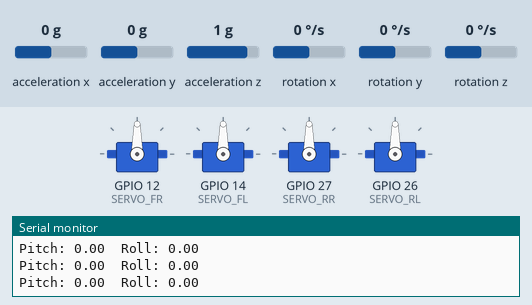
This sketch was run on a simulated ESP32. Shown: 4 × servo, the last lines printed to the serial monitor. The test bench sets the inputs (shaded band); at power-on: acceleration x 0 g, acceleration y 0 g, acceleration z 1 g, rotation x 0 °/s, rotation y 0 °/s, rotation z 0 °/s.

Above: at 4.2 s.
4.3 s: acceleration x set to -1.4 g
At 5.1 s:
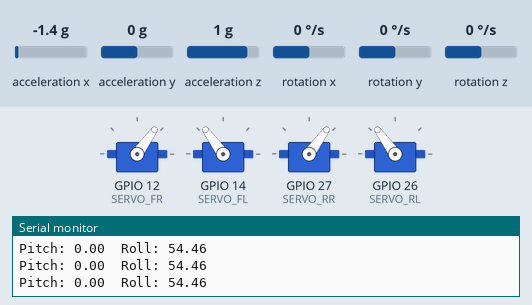
5.8 s: acceleration y set to -1.4 g
At 6.5 s:
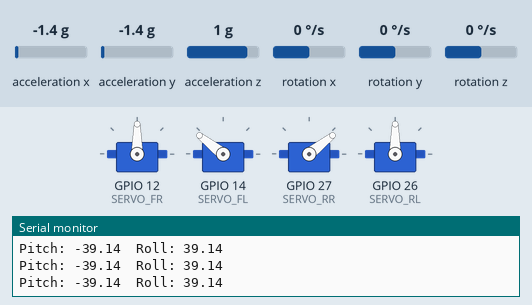
7.3 s: acceleration z set to -1.4 g
At 7.9 s:
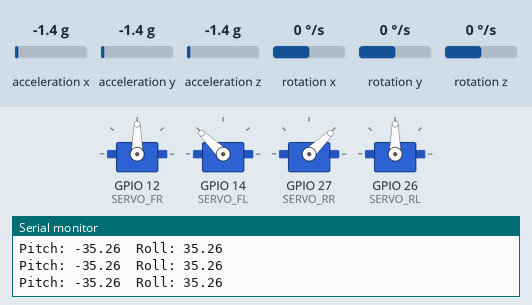
8.8 s: acceleration x set to -0.8 g
At 9.3 s:
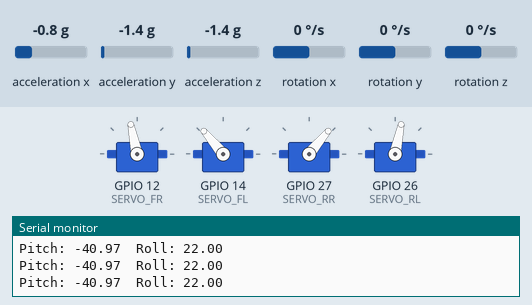
10.3 s: acceleration y set to 0 g
At 10.7 s:
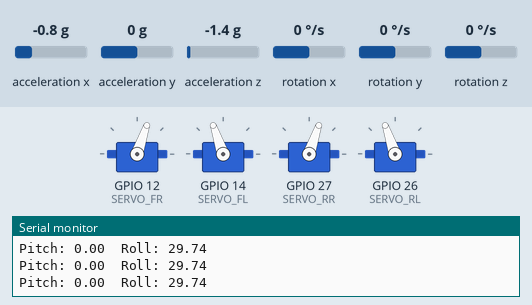
11.8 s: acceleration z set to -0.8 g
At 12.1 s:
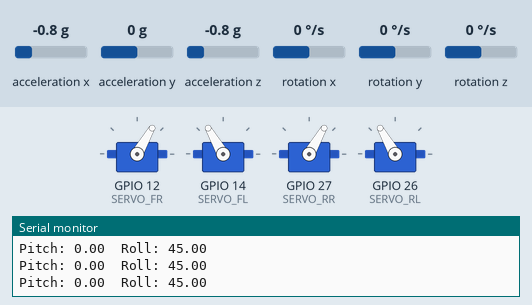
Timing chart, 0 to 14.3 s (numbered marks = the images above; inputs shaded):
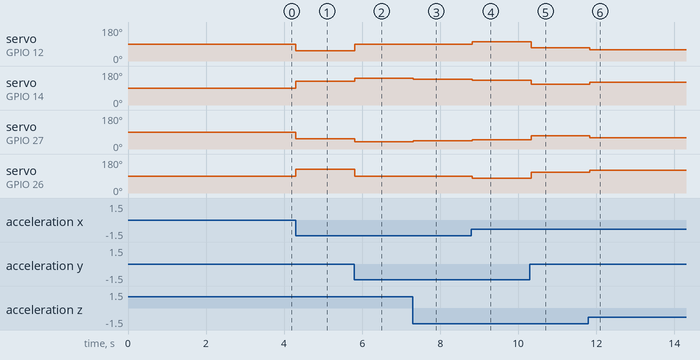

Measured:
- after the input at 4.3 s, servo on GPIO 12 (SERVO_FR), servo on GPIO 27 (SERVO_RR): 90° → 54° at once; servo on GPIO 14 (SERVO_FL), servo on GPIO 26 (SERVO_RL): 90° → 126° at once
- after the input at 5.8 s, servo on GPIO 12 (SERVO_FR): 54° → 90° at once; servo on GPIO 14 (SERVO_FL): 126° → 142° at once; servo on GPIO 27 (SERVO_RR): 54° → 38° at once; servo on GPIO 26 (SERVO_RL): 126° → 90° at once
- after the input at 7.3 s, servo on GPIO 14 (SERVO_FL): 142° → 136° at once; servo on GPIO 27 (SERVO_RR): 38° → 44° at once
- after the input at 8.8 s, servo on GPIO 12 (SERVO_FR): 90° → 102° at once; servo on GPIO 14 (SERVO_FL): 136° → 130° at once; servo on GPIO 27 (SERVO_RR): 44° → 50° at once; servo on GPIO 26 (SERVO_RL): 90° → 78° at once
- after the input at 10.3 s, servo on GPIO 12 (SERVO_FR): 102° → 71° at once; servo on GPIO 14 (SERVO_FL): 130° → 109° at once; servo on GPIO 27 (SERVO_RR): 50° → 71° at once; servo on GPIO 26 (SERVO_RL): 78° → 109° at once
- after the input at 11.8 s, servo on GPIO 12 (SERVO_FR), servo on GPIO 27 (SERVO_RR): 71° → 60° at once; servo on GPIO 14 (SERVO_FL), servo on GPIO 26 (SERVO_RL): 109° → 120° at once

The sketch:

Withoutpwmcode.ino
```cpp
#include <Wire.h>
#include <MPU6050_tockn.h>  // Use "MPU6050_tockn" library
#include <ESP32Servo.h>

// Initialize MPU6050 sensor
MPU6050 mpu(Wire);

// Servo objects
Servo servoFR;  // Front Right
Servo servoFL;  // Front Left
Servo servoRR;  // Rear Right
Servo servoRL;  // Rear Left

// Servo GPIO pins
#define SERVO_FR 12
#define SERVO_FL 14
#define SERVO_RR 27
#define SERVO_RL 26

// Initial servo position (centered)
int baseAngle = 90;

void setup() {
    Serial.begin(115200);
    Wire.begin(21, 22); // SDA, SCL for ESP32

    // Initialize MPU6050
    mpu.begin();
    mpu.calcGyroOffsets(true);  // Auto-calibrate

    Serial.println("MPU6050 initialized!");

    // Attach servos
    servoFR.attach(SERVO_FR);
    servoFL.attach(SERVO_FL);
    servoRR.attach(SERVO_RR);
    servoRL.attach(SERVO_RL);

    // Set servos to neutral position
    setServoAngles(baseAngle, baseAngle, baseAngle, baseAngle);
}

void loop() {
    mpu.update();  // Get sensor readings

    // Get tilt angles
    float pitch = mpu.getAngleX();  // Forward/backward tilt
    float roll  = mpu.getAngleY();  // Side-to-side tilt

    Serial.print("Pitch: "); Serial.print(pitch);
    Serial.print("  Roll: "); Serial.println(roll);

    // Adjust servos based on tilt
    stabilizeServos(pitch, roll);

    delay(50);
}

// Function to set servo angles
void setServoAngles(int fr, int fl, int rr, int rl) {
    servoFR.write(fr);
    servoFL.write(fl);
    servoRR.write(rr);
    servoRL.write(rl);
}

// Function to stabilize servos based on MPU6050 tilt
void stabilizeServos(float pitch, float roll) {
    int offsetPitch = map(pitch, -30, 30, -20, 20); // Adjust range for stability
    int offsetRoll  = map(roll, -30, 30, -20, 20);  // Adjust range for side tilt

    // Calculate new servo angles
    int fr = baseAngle - offsetPitch - offsetRoll; // Adjust FR
    int fl = baseAngle - offsetPitch + offsetRoll; // Adjust FL
    int rr = baseAngle + offsetPitch - offsetRoll; // Adjust RR
    int rl = baseAngle + offsetPitch + offsetRoll; // Adjust RL

    // Limit angles to safe range (0-180 degrees)
    fr = constrain(fr, 0, 180);
    fl = constrain(fl, 0, 180);
    rr = constrain(rr, 0, 180);
    rl = constrain(rl, 0, 180);

    // Move servos
    setServoAngles(fr, fl, rr, rl);
}
```
